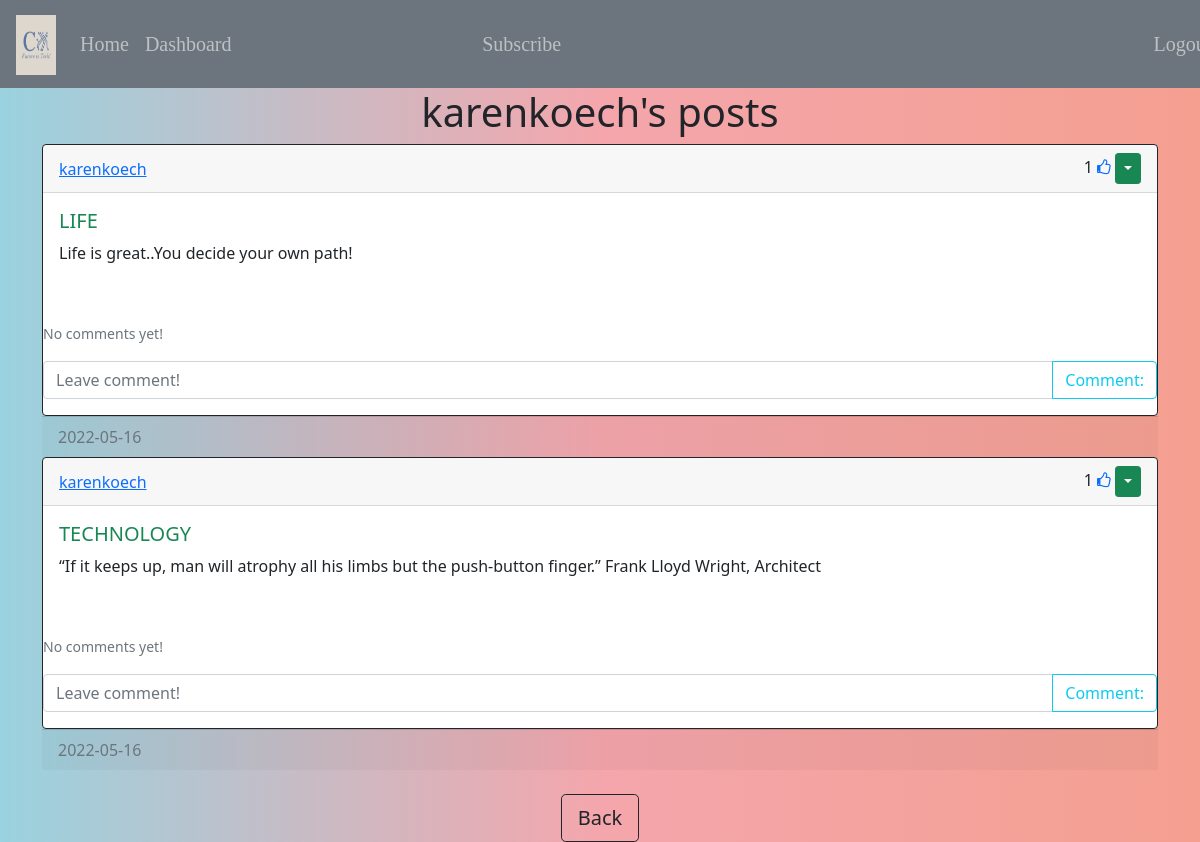
Page /posts/karenkoech (signed in) on the committed database.
### app/models.py (models this page shows)
class User(db.Model, UserMixin):
    id = db.Column(db.Integer, primary_key=True)
    username = db.Column(db.String(20), unique=True, nullable=False)
    email = db.Column(db.String(120), unique=True, nullable=False)
    password = db.Column(db.String(60), nullable=False)
    date_created = db.Column(db.DateTime, default=datetime.utcnow)
    posts = db.relationship('Post', backref='user', passive_deletes=True)
    comments = db.relationship('Comment', backref='user', passive_deletes=True)
    votes = db.relationship('Vote', backref='user', passive_deletes=True)
    subscriptions = db.relationship('Subscription', backref='user', passive_deletes=True)

class Post(db.Model):
    id = db.Column(db.Integer, primary_key=True)
    date_created = db.Column(db.DateTime, default=datetime.utcnow)
    text = db.Column(db.Text, nullable=False)
    title = db.Column(db.String(120), nullable=False)
    author= db.Column(db.Integer, db.ForeignKey('user.id',ondelete="CASCADE"),nullable=False)
    comments = db.relationship('Comment', backref='post', passive_deletes=True)
    votes = db.relationship('Vote', backref='post', passive_deletes=True)

### app/views.py (the view)
@views.route('/posts/<username>')
@login_required
def posts(username):
    user=User.query.filter_by(username=username).first()
    if not user:
        flash('User not found',category='danger')
        return redirect(url_for('views.home'))
    posts=user.posts
    return render_template('posts.html',user=current_user,posts=posts,username=username)

### app/__init__.py (called while the page is built)
def create_app():
    app=Flask(__name__)
    app.config['SECRET_KEY'] = '8ba2381251346f4daa053c7ef7d907fa'
    app.config['SQLALCHEMY_DATABASE_URI'] = f'sqlite:///{DB_NAME}'
    db.init_app(app)
    from .views import views
    from .auth import auth
    app.register_blueprint(views,url_prefix='/')
    app.register_blueprint(auth,url_prefix='/')
    from .models import User,Post,Comment,Vote
    create_database(app)
    login_manager = LoginManager()
    login_manager.login_view='auth.login'
    login_manager.init_app(app)
    @login_manager.user_loader
    def load_user(user_id):
        return User.query.get(int(user_id))
    return app

### app/templates/posts.html (shortened to what this page needs)
{% extends "post_view.html" %}
{% block header%}
 {{username}}'s posts
{% endblock %}
{% block footer%}
<div align="center">
    <a href="/home" class="btn btn-lg btn-outline-dark">Back</a>
</div>
{% endblock %}

### app/templates/post_view.html (shortened to what this page needs)
{% extends "base.html" %} {% block title %}Home{% endblock %} {% block content
%}
<h1 align="center">{% block header%}Posts{% endblock %}</h1>
<div id="posts">
    {% for post in posts %}
<div class="card border-dark">
    <div class="card-header d-flex justify-content-between align-items-center rows="5" cols="50">
    <a href="/posts/{{post.user.username}}">{{ post.user.username }}</a>
    <div>
        {{post.votes|length}}
        {% if user.id in post.votes|map(attribute="author")|list%}
        <a href="/vote_post/{{post.id}}"><i <i class="fa fa-thumbs-o-up" aria-hidden="true"></i></a>
        {%else%}
        <a href="/vote_post/{{post.id}}"><i class="fa fa-thumbs-o-down" aria-hidden="true"></i></a>
        {%endif%}
        {% if user.id==post.author%}
        <div class="btn-group">
            <button type="button" class="btn btn-sm btn-success dropdown-toggle"
            data-bs-toggle="dropdown"></button>
        </div>
        {% endif %}
        </div>
        </div>
    <div class="card-body rows="10" cols="20">
        <h5 class="card-title text-uppercase text-success text-font-bold">{{ post.title }}</h5>
        <p class="card-text">{{ post.text }}</p>
        <br />
    </div>
    <p class="card-text">
        {% if post.comments|length > 0%}
        <a data-bs-toggle="collapse" href="#comments-{{ post.id }}" role="button">
            <small> See {{ post.comments|length}} comments</small>
        </a>
        {%else%}
            <small class="text-muted"> No comments yet!</small>
        {% endif %}
        </p>
        <form class="input-group mb-3" method="POST" action="/create_comment/{{post.id}}">
            <input type="text" id="text" name="text" class="form-control" placeholder="Leave comment!"> <br />
            <button type="submit" class="btn btn-outline-info">Comment:</button>
        </form>
    </div>
    <div class="card-footer text-muted">{{post.date_created.strftime('%Y-%m-%d')}}
    </div>
    {% endfor%}
</div>
<br />
{%block footer%}{% endblock %}
{% endblock %}

### app/templates/base.html (shortened to what this page needs)
<!doctype html>
<html lang="en">
  <head>
    <link href="https://cdn.jsdelivr.net/npm/bootstrap@5.0.2/dist/css/bootstrap.min.css" rel="stylesheet">
    <link rel="stylesheet" href="https://cdnjs.cloudflare.com/ajax/libs/font-awesome/4.7.0/css/font-awesome.min.css">
    <link rel="stylesheet" href="{{url_for('static',filename='style.css')}}">
  </head>
  <body>
    <nav class="navbar navbar-expand-lg bg-secondary navbar-dark ">
      <div class="container-fluid">
        <a class="navbar-brand" href="">
          <img src="{{url_for('static',filename='logo.jpeg')}}" alt="Future is Tech!" style="width:40px;" id="mylogo">
        </a>
        <div class="collapse navbar-collapse" id="collapsibleNavbar">
          <div class="navbar-nav mr-auto"id="navbar-left">
          <a class="nav-link" href="{{url_for('views.home')}}">Home</a>
          <a class="nav-link align-items-center" href="{{url_for('views.dashboard')}}">Dashboard</a>
          <div class="navbar-nav" id="subnav">
          <a class="nav-link" href="{{url_for('views.subscribe')}}">Subscribe</a>
        </div>
        </div>
          <div class="navbar-nav" id="navbar_right">
            {%if user.is_authenticated%}
            <a class="nav-link" href="{{url_for('auth.logout')}}">Logout</a>
              {%else%}
              <a class="nav-link align-center" href="{{url_for('auth.register')}}">Register</a>
              <a class="nav-link align-items-center" href="{{url_for('auth.login')}}">Login</a>
              {%endif%}
          </div>
        </div>
      </div>
    </nav>
      <div class="container">
        {% block content %}
        {% endblock %}
      </div>
  </body>
</html>

### app/static/style.css (style rules this page uses)
body { background-image: linear-gradient(to right, #9ad2df, #f4a6ac, #f49f90); }
#mylogo { width: 80px; height: 60px; margin-left: 4px; margin-top: 2px; }
#navbar_right { margin-left: 70%; color: rgb(242, 84, 84); font-family: Georgia, 'Times New Roman', Times, serif; font-size: 20px; }
#navbar-left { font-family: Georgia, 'Times New Roman', Times, serif; font-size: 20px; color: rgb(242, 84, 84); }
#subnav { margin-left: 70%; padding-left: 30px; }

### rows in the picture
User: username "karenkoech"
Post: user.username "karenkoech", votes|length "1", title "LIFE", text "Life is great..You decide your own path!", date_created "2022-05-16"
Post: user.username "karenkoech", votes|length "1", title "TECHNOLOGY", text "“If it keeps up, man will atrophy all his limbs but the push-button finger.” Frank Lloyd Wright, Architect", date_created "2022-05-16"
